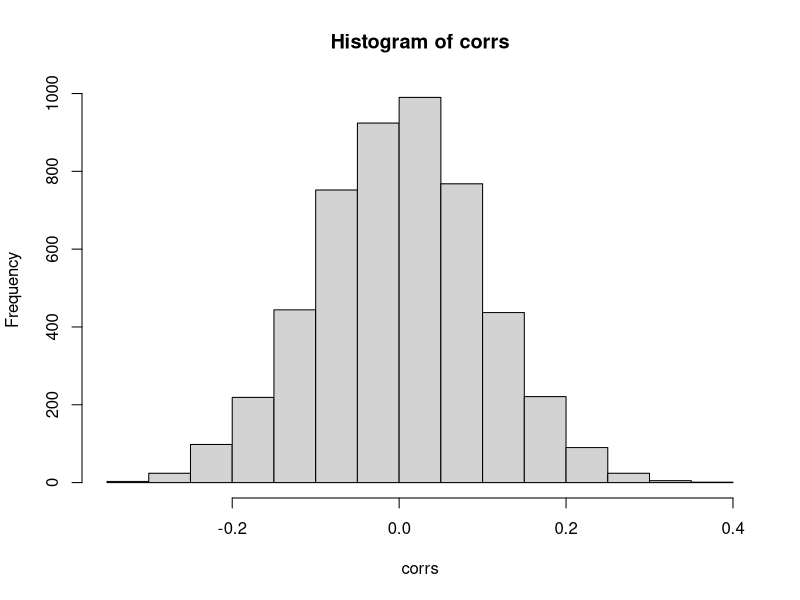

The R source for this figure:
# ---
# title: "Problem 3 of recommended exercise 5"
# author: "S. Muff"
# date: "`r format(Sys.time(), '%d %B, %Y')`"
# output:
#  html_document:
#    toc: yes
# ---

#+ include = FALSE
knitr::opts_chunk$set(warning = FALSE, message = FALSE, cache = TRUE)


#' ## Selection bias and the "wrong way to do CV".

 
  
#' ### Generate data

#' * Simulate high dimensional data ($p=5000$ predictors) from independent or correlated normal variables, but with few samples ($n=50$).

#' * Randomly assign class labels (here only 2). This means that the "truth"" is that the misclassification rate can not get very small. What is the expected misclassification rate (for this random set)?
#' 

#' ### Classification task:

#' * We choose a few ($d=25$) of the predictors (how? we just select those with the highest correlation to the outcome).
#' * Perform a classification rule (here: logistic empirical Bayes) on these predictors.
#' * Then we run CV ($k=5$) on either only the $d$ (=wrong way), or on all $c+d$ (=right way) predictors. 
#' * Report misclassification errors for both situations.

#' One possible version of this is presented in the R-code below. Go through the code and explain what is done in each step, then run the code and observe if the results are in agreement with what you expected. Make changes to the R-code if you want to test out different strategies.

#' 
#' We start by generating data for $n=50$ observations


library(boot)

#' GENERATE DATA; use a seed for reproducibility
set.seed(4268)
n=100 #number of observations
p=5000 #number of predictors
d=10 #top correlated predictors chosen
#' 
#' 
#' Generating predictor data
xs=matrix(rnorm(n*p,0,1),ncol=p,nrow=n) #simple way to to uncorrelated predictors
dim(xs) # n times p
xs[1:10,1:10]

#' Generate class labels independent of predictors - so if all classifies as class 1 we expect 50% errors in general
ys=c(rep(0,n/2),rep(1,n/2)) #now really 50% of each
table(ys)
 

#' ## *WRONG CV*:
#' 
#' Select the 25 most correlated predictors outside the CV.

#'
#' Calculate the correlations for all predictors and the response
corrs=apply(xs,2,cor,y=ys)
hist(corrs)
 

 
#' Select the d predictors with the highes correlation
selected=order(corrs^2,decreasing = TRUE)[1:d]  

#' Then store the highest correlated predictors into a reduced data frame, together with the response y:
data=data.frame(ys,xs[,selected])
 

#'Then run CV around the fitting of the classifier - use logistic regression and built in `cv.glm()` function
 
logfit=glm(ys~ . ,family="binomial",data=data)

cost <- function(r, pi = 0) mean(abs(r-pi) > 0.5)
kfold=10

cvres=cv.glm(data=data,glmfit=logfit,cost=cost,K=10)
cvres$delta
 

#'Observe a zero misclassification rate!
#'


#' ## *CORRECT CV*
#' 
#' Do not pre-select predictors outside the CV, but as part of the CV. We need to code this ourselves:

 
reorder=sample(1:n,replace=FALSE)
validclass=NULL
for (i in 1:kfold)
{
  neach=n/kfold
  trainids=setdiff(1:n,(((i-1)*neach+1):(i*neach)))
  traindata=data.frame(xs[reorder[trainids],],ys[reorder[trainids]])
  validdata=data.frame(xs[reorder[-trainids],],ys[reorder[-trainids]])
  colnames(traindata)=colnames(validdata)=c(paste("X",1:p),"y")
  foldcorrs= apply(traindata[,1:p],2,cor,y=traindata[,p+1]) 
  selected=order(foldcorrs^2,decreasing = TRUE)[1:d] #top d correlated selected
  data=traindata[,c(selected,p+1)]
  trainlogfit=glm(y~.,family="binomial",data=data)
  pred=plogis(predict.glm(trainlogfit,newdata=validdata[,selected]))
  validclass=c(validclass,ifelse(pred > 0.5, 1, 0))
}
table(ys[reorder],validclass)
1-sum(diag(table(ys[reorder],validclass)))/n
 


 